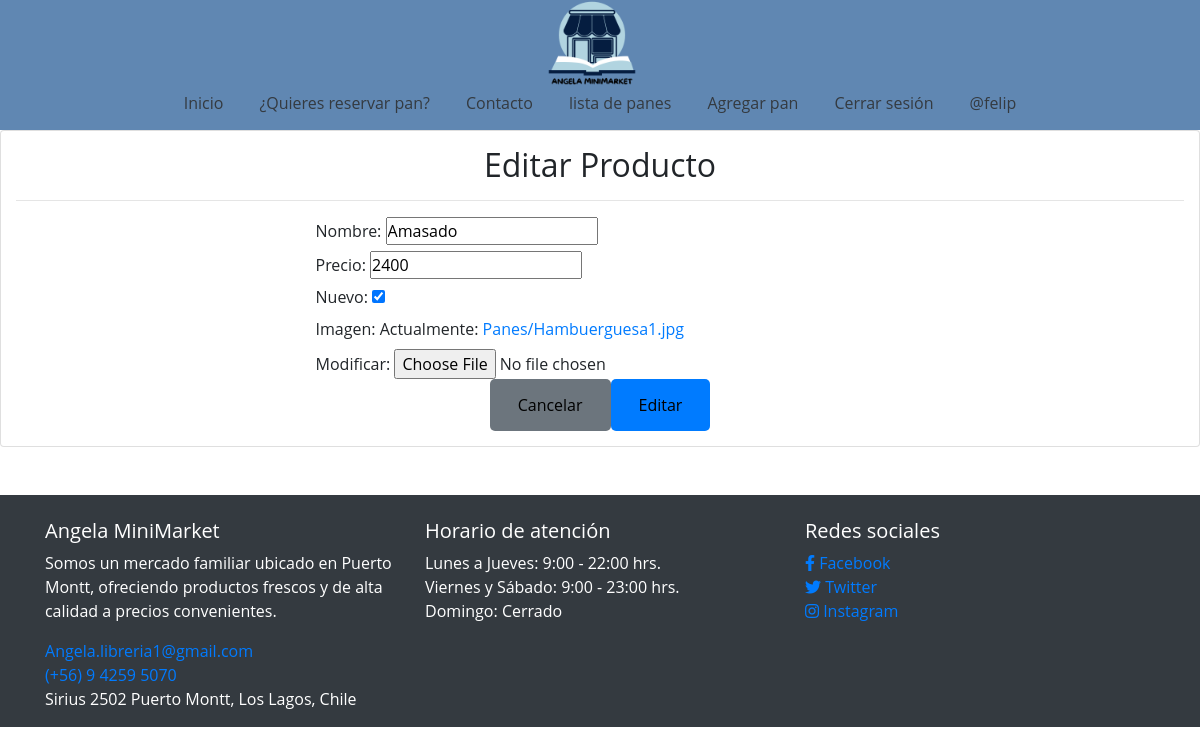
/modificar-producto/4/ (signed in), run on the app's committed database.
### app/models.py (models this page shows, shortened)
class Panesbd(models.Model):
    nombre = models.CharField(max_length=50)
    precio = models.IntegerField()
    nuevo = models.BooleanField()
    imagen =models.ImageField(upload_to="Panes",null=True)

### app/views.py (the view, shortened to what this page needs)
# urls.py: path('modificar-producto/<id>/', modificar_producto, name="modificar_producto"),
@permission_required('app.change_panesbd')
def modificar_producto(request, id):
    producto = get_object_or_404(Panesbd, id=id)
    data = {
        'form': ProductoForms(instance=producto)
    }
    return render(request, 'app/CRUD/modificar.html',data )

### app/forms.py
class ProductoForms(forms.ModelForm):
    class Meta:
        model = Panesbd
        fields = '__all__'

### app/templates/app/CRUD/modificar.html (shortened to what this page needs)
{% extends 'app/base.html' %}
{% block contenido %}
<div class="card">
    <div class="card-body">
        <div class="text-center">
        <h2>Editar Producto</h2>
        </div>
        <hr>
        <div class="row">
            <div class="col-12 col-md-6 offset-md-3">
                <form action="" method="post" enctype="multipart/form-data">
                    {{ form }}
                    <div class="d-flex justify-content-center">
                        <input type="reset" value="Cancelar" class="btn btn-secondary">
                        <input type="submit" value="Editar" class="btn btn-primary">
                    </div>
                </form>
            </div>
        </div>
    </div>
</div>
{% endblock %}

### app/templates/app/base.html (shortened to what this page needs)
<!DOCTYPE html>
<html lang="es">
  <head>
    {% load static %}
    <link href="https://stackpath.bootstrapcdn.com/bootstrap/4.5.2/css/bootstrap.min.css" rel="stylesheet" />
    <link rel="stylesheet" href="{% static 'app/css/style.css' %}" />
    <link href="https://cdnjs.cloudflare.com/ajax/libs/font-awesome/5.15.4/css/all.min.css" rel="stylesheet"/>
  </head>
  <body id="body">
    <header class="header">
      <nav class="navbar navbar-expand-lg navbar-dark">
        <div class="logo">
          <a class="navbar-brand" href="{% url 'home' %}">
            <img src="{% static 'app/img/Angela minimarket.png' %}" alt="Logo" />
          </a>
        </div>
        <div class="conteheader" id="navbarNav">
          <ul class="navbar-nav ml-auto">
            <li class="nav-item active">
              <a class="nav-link text-dark" href="{% url 'home' %}">Inicio</a>
            </li>
            <li class="nav-item">
              <a class="nav-link text-dark" href="{% url 'reservapan' %}">¿Quieres reservar pan?</a>
            </li>
            <li class="nav-item">
              <a class="nav-link text-dark" href="{% url 'contacto' %}">Contacto</a>
            </li>
            {% if perms.app.view_panesbd %}
            <li class="nav-item">
              <a class="nav-link text-dark" href="{% url 'listar_producto' %}">lista de panes</a>
            </li>
            {% endif %}
            {% if perms.app.add_panesbd %}
            <li class="nav-item">
              <a class="nav-link text-dark" href="{% url 'agregar_producto' %}">Agregar pan</a>
            </li>
            {% endif %}
            {% if user.is_authenticated %}
            <li class="nav-item">
              <a class="nav-link text-dark" href="{% url 'logout' %}">Cerrar sesión</a>
            </li>
            <li class="nav-item">
              <a class="nav-link text-dark" href="#">@{{ user.username }}</a>
            </li>
            {% endif %}
          </ul>
        </div>
      </nav>
      <br />
    </header>
    <div id="contenido">
        {% block contenido %}
        {% endblock %}
    </div>
    <footer class="footer bg-dark text-white mt-5">
      <br />
      <div class="container">
        <div class="row">
          <div class="col-md-4">
            <h5>Angela MiniMarket</h5>
            <p>
              Somos un mercado familiar ubicado en Puerto Montt, ofreciendo
              productos frescos y de alta calidad a precios convenientes.
            </p>
            <ul class="list-unstyled">
              <li>
                <a href="mailto:Angela.libreria1@gmail.com"
                  >Angela.libreria1@gmail.com</a
                >
              </li>
              <li><a href="tel:+56942595070">(+56) 9 4259 5070</a></li>
              <li>
                <address>Sirius 2502 Puerto Montt, Los Lagos, Chile</address>
              </li>
            </ul>
          </div>
          <div class="col-md-4">
            <h5>Horario de atención</h5>
            <ul class="list-unstyled">
              <li>Lunes a Jueves: 9:00 - 22:00 hrs.</li>
              <li>Viernes y Sábado: 9:00 - 23:00 hrs.</li>
              <li>Domingo: Cerrado</li>
            </ul>
          </div>
          <div class="col-md-4">
            <h5>Redes sociales</h5>
            <ul class="list-unstyled">
              <li>
                <a href="#"><i class="fab fa-facebook-f"></i> Facebook</a>
              </li>
              <li>
                <a href="#"><i class="fab fa-twitter"></i> Twitter</a>
              </li>
              <li>
                <a href="https://www.instagram.com/angelaminimarket/"
                  ><i class="fab fa-instagram"></i> Instagram</a
                >
              </li>
            </ul>
          </div>
        </div>
      </div>
    </footer>
  </body>
</html>

### app/static/app/css/style.css (style rules this page uses)
* { margin: 0; padding: 0; box-sizing: border-box; text-decoration: none; font-family: "Open Sans", sans-serif; }
.header { background-color: #6087b2; position: relative; display: flex; justify-content: center; align-items: center; flex-direction: column; height: 130px; }
.header .navbar { display: flex; flex-direction: column; align-items: center; }
.header .logo { position: absolute; top: 44%; transform: translateY(-50%); z-index: 1; }
.header .conteheader { display: flex; justify-content: center; align-items: center; margin-top: 100px; z-index: 0; }
.header .navbar-nav { display: flex; flex-direction: row; justify-content: center; }
.navbar-nav .nav-item { margin: 0 10px; }
.nav-link { color: black; }
.card-body { padding: 15px; }
.btn { border: none; color: black; padding: 14px 28px; cursor: pointer; border-radius: 5px; }
.navbar-brand img { width: 100px; }

### data on the page
Panesbd: nombre "Amasado", precio "2400", nuevo "☑"

### other printed values
{{ user.username }} "felip"
